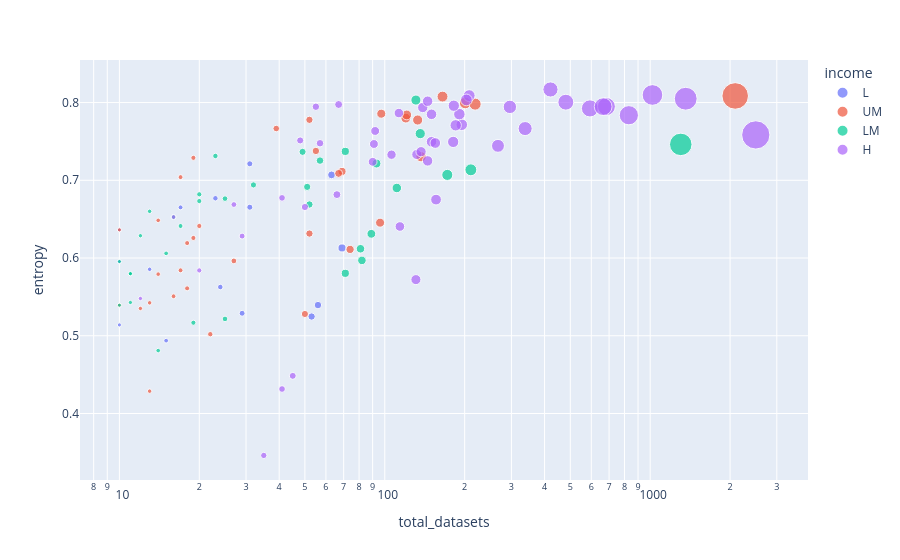

The cell this chart's notebook holds for it:
### Code cell
fig = px.scatter(
    plot_df,
    x="total_datasets",
    y="entropy",
    size="bubble_size",
    color="income",
    hover_name="country",
    hover_data={
        "continent": True,
        "num_universities": True,
        "total_datasets": True,
        "entropy": ':.3f'
    },
    log_x=True
)

fig.show()

### Figure 1 — Plotly figure (JSON) as saved in the notebook; plotly's stock layout.template omitted (floating-point values rounded to 4 significant figures)
{"data": [{"customdata": [["Asia", 84], ["Africa", 20], ["Africa", 51], ["Africa", 24], ["Africa", 24], ["Africa", 23], ["Africa", 6], ["Asia", 72], ["Africa", 12], ["Africa", 41], ["Africa", 46], ["Asia", 29], ["Africa", 5], ["Africa", 37], ["Asia", 15]], "hovertemplate": "<b>%{hovertext}</b><br><br>income=L<br>total_datasets=%{x}<br>entropy=%{y:.3f}<br>bubble_size=%{marker.size}<br>continent=%{customdata[0]}<br>num_universities=%{customdata[1]}<extra></extra>", "hovertext": ["Afghanistan", "Burkina Faso", "Ethiopia", "Malawi", "Mali", "Mozambique", "Niger", "North Korea", "Rwanda", "Somalia", "Sudan", "Syria", "Togo", "Uganda", "Yemen"], "legendgroup": "L", "marker": {"color": "#636efa", "size": [27.75, 15.04, 54.53, 15.04, 26.94, 19.97, 18.07, 15.04, 33.2, 31.68, 50.22, 58.12, 21.8, 33.2, 48.32], "sizemode": "area", "sizeref": 1.793, "symbol": "circle"}, "mode": "markers", "name": "L", "orientation": "v", "showlegend": true, "type": "scatter", "x": [24.0, 10.0, 63.0, 10.0, 23.0, 15.0, 13.0, 10.0, 31.0, 29.0, 56.0, 69.0, 17.0, 31.0, 53.0], "xaxis": "x", "y": [0.5627, 0.5955, 0.7069, 0.6362, 0.6769, 0.4937, 0.5855, 0.514, 0.7212, 0.5289, 0.5395, 0.613, 0.6652, 0.6654, 0.5247], "yaxis": "y"}, {"customdata": [["Europe", 27], ["Africa", 63], ["Americas", 130], ["Asia", 42], ["Asia", 32], ["Europe", 33], ["Europe", 28], ["Africa", 8], ["Americas", 553], ["Asia", 897], ["Americas", 230], ["Americas", 35], ["Americas", 30], ["Americas", 52], ["Asia", 43], ["Americas", 60], ["Asia", 561], ["Asia", 234], ["Asia", 95], ["Asia", 83], ["Africa", 14], ["Asia", 79], ["Americas", 630], ["Europe", 14], ["Asia", 36], ["Europe", 3], ["Europe", 17], ["Americas", 58], ["Americas", 91], ["Europe", 16], ["Africa", 30], ["Asia", 113], ["Asia", 177], ["Europe", 193], ["Americas", 120]], "hovertemplate": "<b>%{hovertext}</b><br><br>income=UM<br>total_datasets=%{x}<br>entropy=%{y:.3f}<br>bubble_size=%{marker.size}<br>continent=%{customdata[0]}<br>num_universities=%{customdata[1]}<extra></extra>", "hovertext": ["Albania", "Algeria", "Argentina", "Armenia", "Azerbaijan", "Belarus", "Bosnia and Herzegovina", "Botswana", "Brazil", "China", "Colombia", "Cuba", "Dominican Republic", "Ecuador", "Georgia", "Guatemala", "Indonesia", "Iran", "Iraq", "Kazakhstan", "Libya", "Malaysia", "Mexico", "Moldova", "Mongolia", "Montenegro", "North Macedonia", "Paraguay", "Peru", "Serbia", "South Africa", "Thailand", "Turkey", "Ukraine", "Venezuela"], "legendgroup": "UM", "marker": {"color": "#EF553B", "size": [24.43, 73.23, 58.12, 21.8, 23.56, 22.69, 26.11, 19.03, 122.8, 632.9, 49.59, 15.04, 21.8, 20.89, 23.56, 18.07, 85.61, 107.0, 61.04, 38.98, 46.39, 47.68, 93.93, 17.08, 15.04, 18.07, 19.03, 22.69, 47.68, 56.93, 86.11, 73.77, 130.4, 92.01, 30.14], "sizemode": "area", "sizeref": 1.793, "symbol": "circle"}, "mode": "markers", "name": "UM", "orientation": "v", "showlegend": true, "type": "scatter", "x": [20.0, 96.0, 69.0, 17.0, 19.0, 18.0, 22.0, 14.0, 201.0, 2091.0, 55.0, 10.0, 17.0, 16.0, 19.0, 13.0, 120.0, 165.0, 74.0, 39.0, 50.0, 52.0, 137.0, 12.0, 10.0, 13.0, 14.0, 18.0, 52.0, 67.0, 121.0, 97.0, 219.0, 133.0, 27.0], "xaxis": "x", "y": [0.6412, 0.6455, 0.7114, 0.7041, 0.7289, 0.6192, 0.502, 0.6485, 0.7995, 0.8085, 0.7377, 0.5393, 0.5842, 0.5508, 0.6258, 0.5423, 0.78, 0.8077, 0.6111, 0.7666, 0.528, 0.7778, 0.7303, 0.5351, 0.6362, 0.4288, 0.5793, 0.561, 0.6315, 0.7089, 0.7841, 0.7857, 0.798, 0.7775, 0.5963], "yaxis": "y"}, {"customdata": [["Africa", 20], ["Asia", 122], ["Africa", 10], ["Americas", 51], ["Asia", 30], ["Africa", 9], ["Africa", 1], ["Africa", 63], ["Africa", 1], ["Africa", 68], ["Africa", 72], ["Asia", 636], ["Asia", 29], ["Africa", 76], ["Asia", 23], ["Asia", 36], ["Africa", 5], ["Africa", 24], ["Asia", 88], ["Africa", 4], ["Asia", 11], ["Africa", 168], ["Asia", 142], ["Asia", 26], ["Asia", 230], ["Africa", 21], ["Asia", 19], ["Asia", 14], ["Africa", 34], ["Africa", 36], ["Asia", 34], ["Asia", 166], ["Africa", 49], ["Africa", 18]], "hovertemplate": "<b>%{hovertext}</b><br><br>income=LM<br>total_datasets=%{x}<br>entropy=%{y:.3f}<br>bubble_size=%{marker.size}<br>continent=%{customdata[0]}<br>num_universities=%{customdata[1]}<extra></extra>", "hovertext": ["Angola", "Bangladesh", "Benin", "Bolivia", "Cambodia", "Cameroon", "Comoros", "Cote d'Ivoire", "Djibouti", "Egypt", "Ghana", "India", "Jordan", "Kenya", "Kyrgyzstan", "Lebanon", "Mauritania", "Morocco", "Myanmar", "Namibia", "Nepal", "Nigeria", "Pakistan", "Palestine", "Philippines", "Senegal", "Sri Lanka", "Tajikistan", "Tanzania", "Tunisia", "Uzbekistan", "Vietnam", "Zambia", "Zimbabwe"], "legendgroup": "LM", "marker": {"color": "#00cc96", "size": [15.04, 127.1, 19.03, 20.89, 19.97, 28.55, 15.04, 16.07, 23.56, 110.2, 47.03, 454.8, 65.02, 50.84, 17.08, 59.29, 28.55, 81.07, 21.8, 16.07, 45.74, 93.45, 71.62, 65.58, 59.29, 26.94, 47.68, 16.07, 33.94, 69.45, 24.43, 91.04, 18.07, 24.43], "sizemode": "area", "sizeref": 1.793, "symbol": "circle"}, "mode": "markers", "name": "LM", "orientation": "v", "showlegend": true, "type": "scatter", "x": [10.0, 211.0, 14.0, 16.0, 15.0, 25.0, 10.0, 11.0, 19.0, 172.0, 51.0, 1304.0, 81.0, 57.0, 12.0, 71.0, 25.0, 111.0, 17.0, 11.0, 49.0, 136.0, 93.0, 82.0, 71.0, 23.0, 52.0, 11.0, 32.0, 89.0, 20.0, 131.0, 13.0, 20.0], "xaxis": "x", "y": [0.5955, 0.7135, 0.4809, 0.6527, 0.606, 0.6764, 0.5393, 0.5799, 0.5168, 0.7069, 0.6915, 0.7462, 0.6119, 0.7253, 0.6287, 0.5803, 0.5216, 0.6901, 0.6412, 0.5428, 0.7366, 0.76, 0.7216, 0.597, 0.7372, 0.7313, 0.6689, 0.5799, 0.6941, 0.6312, 0.6733, 0.8032, 0.6601, 0.682], "yaxis": "y"}, {"customdata": [["Oceania", 45], ["Europe", 64], ["Asia", 12], ["Europe", 14], ["Europe", 36], ["Americas", 116], ["Americas", 45], ["Americas", 22], ["Europe", 18], ["Europe", 31], ["Europe", 15], ["Europe", 5], ["Europe", 34], ["Europe", 193], ["Europe", 312], ["Europe", 23], ["Europe", 29], ["Europe", 6], ["Europe", 23], ["Asia", 7], ["Europe", 92], ["Asia", 636], ["Asia", 5], ["Europe", 12], ["Europe", 15], ["Europe", 1], ["Europe", 1], ["Europe", 55], ["Oceania", 9], ["Europe", 24], ["Asia", 13], ["Americas", 26], ["Europe", 166], ["Europe", 28], ["Asia", 2], ["Europe", 73], ["Europe", 383], ["Asia", 44], ["Asia", 5], ["Europe", 24], ["Europe", 12], ["Asia", 228], ["Europe", 82], ["Europe", 33], ["Europe", 31], ["Asia", 129], ["Asia", 30], ["Europe", 232], ["Americas", 1561], ["Americas", 14]], "hovertemplate": "<b>%{hovertext}</b><br><br>income=H<br>total_datasets=%{x}<br>entropy=%{y:.3f}<br>bubble_size=%{marker.size}<br>continent=%{customdata[0]}<br>num_universities=%{customdata[1]}<extra></extra>", "hovertext": ["Australia", "Austria", "Bahrain", "Belgium", "Bulgaria", "Canada", "Chile", "Costa Rica", "Croatia", "Czechia", "Denmark", "Estonia", "Finland", "France", "Germany", "Greece", "Hungary", "Iceland", "Ireland", "Israel", "Italy", "Japan", "Kuwait", "Latvia", "Lithuania", "Luxembourg", "Malta", "Netherlands", "New Zealand", "Norway", "Oman", "Panama", "Poland", "Portugal", "Qatar", "Romania", "Russia", "Saudi Arabia", "Singapore", "Slovakia", "Slovenia", "South Korea", "Spain", "Sweden", "Switzerland", "Taiwan", "United Arab Emirates", "United Kingdom", "United States", "Uruguay"], "legendgroup": "H", "marker": {"color": "#ab63fa", "size": [149.9, 70.0, 36.14, 114.2, 91.52, 226.3, 40.37, 20.89, 78.49, 125.8, 120.3, 56.34, 100.1, 382.9, 468.6, 94.89, 71.08, 56.93, 97.74, 97.74, 262.0, 289.5, 43.09, 46.39, 45.08, 31.68, 30.14, 161.1, 50.84, 82.09, 40.37, 17.08, 123.7, 118.5, 91.04, 100.1, 206.1, 102.9, 102.4, 49.59, 70.54, 176.8, 283.9, 115.9, 114.6, 93.93, 82.6, 331.8, 717.3, 24.43], "sizemode": "area", "sizeref": 1.793, "symbol": "circle"}, "mode": "markers", "name": "H", "orientation": "v", "showlegend": true, "type": "scatter", "x": [267.0, 90.0, 35.0, 181.0, 132.0, 481.0, 41.0, 16.0, 106.0, 208.0, 195.0, 66.0, 150.0, 1020.0, 1361.0, 139.0, 92.0, 67.0, 145.0, 145.0, 593.0, 684.0, 45.0, 50.0, 48.0, 29.0, 27.0, 296.0, 57.0, 113.0, 41.0, 12.0, 203.0, 191.0, 131.0, 150.0, 421.0, 156.0, 155.0, 55.0, 91.0, 338.0, 665.0, 185.0, 182.0, 137.0, 114.0, 831.0, 2500.0, 20.0], "xaxis": "x", "y": [0.7443, 0.7238, 0.346, 0.7494, 0.7333, 0.8005, 0.6774, 0.6527, 0.7329, 0.8089, 0.7715, 0.6816, 0.7849, 0.8098, 0.805, 0.7936, 0.7635, 0.7975, 0.7249, 0.8018, 0.7925, 0.7949, 0.4484, 0.6656, 0.7513, 0.6282, 0.6688, 0.7944, 0.7477, 0.7865, 0.4315, 0.5479, 0.8034, 0.7851, 0.5722, 0.7496, 0.8168, 0.6752, 0.748, 0.7946, 0.7467, 0.7665, 0.7948, 0.7707, 0.7959, 0.7368, 0.6406, 0.7837, 0.7584, 0.5841], "yaxis": "y"}], "layout": {"legend": {"itemsizing": "constant", "title": {"text": "income"}, "tracegroupgap": 0}, "margin": {"t": 60}, "xaxis": {"anchor": "y", "domain": [0, 1], "title": {"text": "total_datasets"}, "type": "log"}, "yaxis": {"anchor": "x", "domain": [0, 1], "title": {"text": "entropy"}}}}
